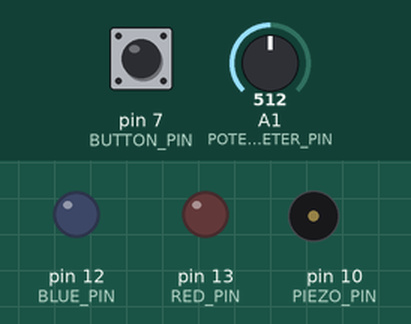
Recording of a sketch running on a simulated Arduino Uno, built with avr-gcc and run on an emulated ATmega328P. Shown: output pins drawn as LEDs (lit = HIGH), buzzer (waves = sounding). Dashed ring = blinking. The inputs (shaded band) are chosen by the test bench; at power-on: pin 7 (BUTTON_PIN) HIGH, A1 (POTENTIOMETER_PIN) = 512.

Above: at 1.2 s.
1.3 s: pin 7 (BUTTON_PIN) pulled LOW for 0.15 s
At 2.0 s:
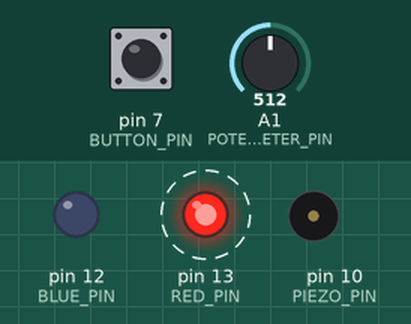
4.3 s: pin 7 (BUTTON_PIN) pulled LOW for 1 s
At 5.15 s:
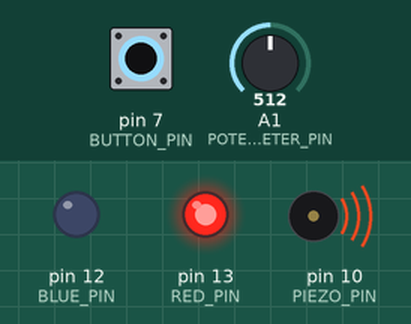
7.4 s: pin 7 (BUTTON_PIN) pulled LOW for 3.2 s
At 11.4 s:
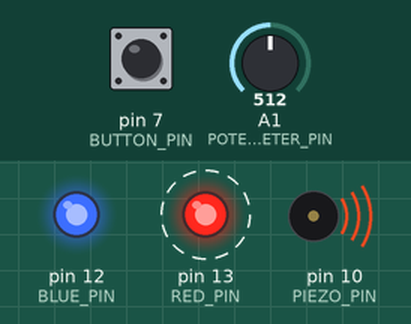
13.6 s: A1 (POTENTIOMETER_PIN) set to 122
16.6 s: A1 (POTENTIOMETER_PIN) set to 0
Timing chart, 0 to 20.6 s (numbered marks = the images above; inputs shaded):
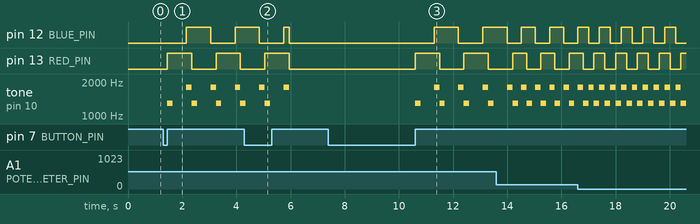

Measured:
- after the input at 1.3 s, pin 12 (BLUE_PIN): LOW → HIGH after 0.85 s, → LOW 0.90 s later, → HIGH 0.90 s later; pin 13 (RED_PIN): alternates HIGH for 0.90 s and LOW for 0.90 s, starting after 0.15 s; tone on pin 10 (PIEZO_PIN): silent → 1300 Hz after 0.15 s, then repeats every 0.90 s: silent 0.50 s, 1800 Hz 0.20 s, 1300 Hz 0.20 s
- after the input at 4.3 s, pin 13 (RED_PIN): goes on until 6.0 s, then stays LOW
- after the input at 7.4 s, pin 12 (BLUE_PIN): LOW → HIGH after 3.9 s, → LOW 0.90 s later, → HIGH 0.90 s later; pin 13 (RED_PIN): alternates HIGH for 0.90 s and LOW for 0.90 s, starting after 3.2 s; tone on pin 10 (PIEZO_PIN): silent → 1300 Hz after 3.2 s, then repeats every 0.90 s: silent 0.50 s, 1800 Hz 0.20 s, 1300 Hz 0.20 s

The sketch:

police_siren.ino
```cpp
// Define the pin connected to the LEDs and the button
#define RED_PIN 13
#define BLUE_PIN 12
#define PIEZO_PIN 10
#define BUTTON_PIN 7
#define POTENTIOMETER_PIN A1

// Define the debounce duration for the button in milliseconds
const unsigned long debounceDuration = 30; // Debounce duration for button input

// Variables to track button state and siren state
byte lastButtonState;
byte sirenState = LOW;

// Variable to track the last time the button state changed
unsigned long lastTimeButtonStateChanged;
// Variable to store the blink interval
unsigned long blinkInterval;

void setup() {
  // Set the LED pins as outputs and the button pin as input
  pinMode(RED_PIN, OUTPUT);
  pinMode(BLUE_PIN, OUTPUT);
  pinMode(BUTTON_PIN, INPUT);

  // Initialize lastButtonState with the current state of the button
  lastButtonState = digitalRead(BUTTON_PIN);
}

void loop() {
  // Check if it's time to debounce the button state
  if (millis() - lastTimeButtonStateChanged >= debounceDuration) {
    // Read the current state of the button
    byte buttonState = digitalRead(BUTTON_PIN);

    // Check if the button state has changed
    if (buttonState != lastButtonState) {
      // Update the last time the button state changed
      lastTimeButtonStateChanged = millis();
      // Update lastButtonState with the current button state
      lastButtonState = buttonState;

      // Toggle siren state when the button is pressed
      if (buttonState == HIGH) {
        sirenState = !sirenState;
        // If siren state is turned off, turn off both LEDs
        if (sirenState == LOW) {
          digitalWrite(RED_PIN, LOW);
          digitalWrite(BLUE_PIN, LOW);
          noTone(10);
        }
      }
    }
  }

  // If siren state is active, alternate blinking both LEDs
  if (sirenState == HIGH) {
    // Read the potentiometer value and update the blink interval
    int potValue = analogRead(POTENTIOMETER_PIN);
    blinkInterval = map(potValue, 0, 1023, 1, 1000);

    // Toggle between red and blue LEDs
    digitalWrite(RED_PIN, !digitalRead(BLUE_PIN));
    tone(10, 1300, 200);
    delay(200);

    delay(blinkInterval);
    digitalWrite(BLUE_PIN, digitalRead(RED_PIN));
    tone(10, 1800 , 200);
    delay(200);
    noTone(10);
  }
}
```
